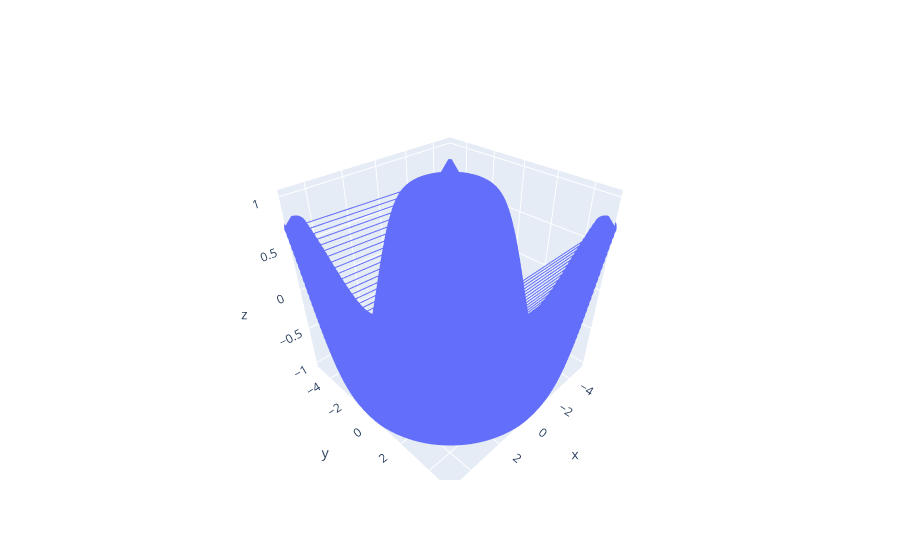

Notebook code for this chart:
### Markdown cell above
![image.png](attachment:image.png)

### Code cell
import pandas as pd
import numpy as np
import matplotlib.pyplot as plt
import seaborn as sns

import plotly.graph_objects as go
import plotly.express as px

import warnings
warnings.filterwarnings('ignore')

x = np.linspace(-5, 5, 100)
y = np.linspace(-5, 5, 100)
x, y = np.meshgrid(x, y)
z = np.sin(np.sqrt(x**2+y**2))

data = {
    'X': x.flatten(),
    'Y': y.flatten(),
    'Z': z.flatten()
}
df = pd.DataFrame(data)

fig = go.Figure()
fig.add_trace(go.Scatter3d(x = df['X'], y = df['Y'], z = df['Z']))

### Figure 1 — Plotly figure (JSON) as saved in the notebook; plotly's stock layout.template omitted (floating-point values rounded to 4 significant figures; data arrays with more than 128 entries replaced by an {"elided": "..."} marker saying what was removed)
{"data": [{"type": "scatter3d", "x": {"elided": "10000 float values"}, "y": {"elided": "10000 float values"}, "z": {"elided": "10000 float values"}}], "layout": {}}
